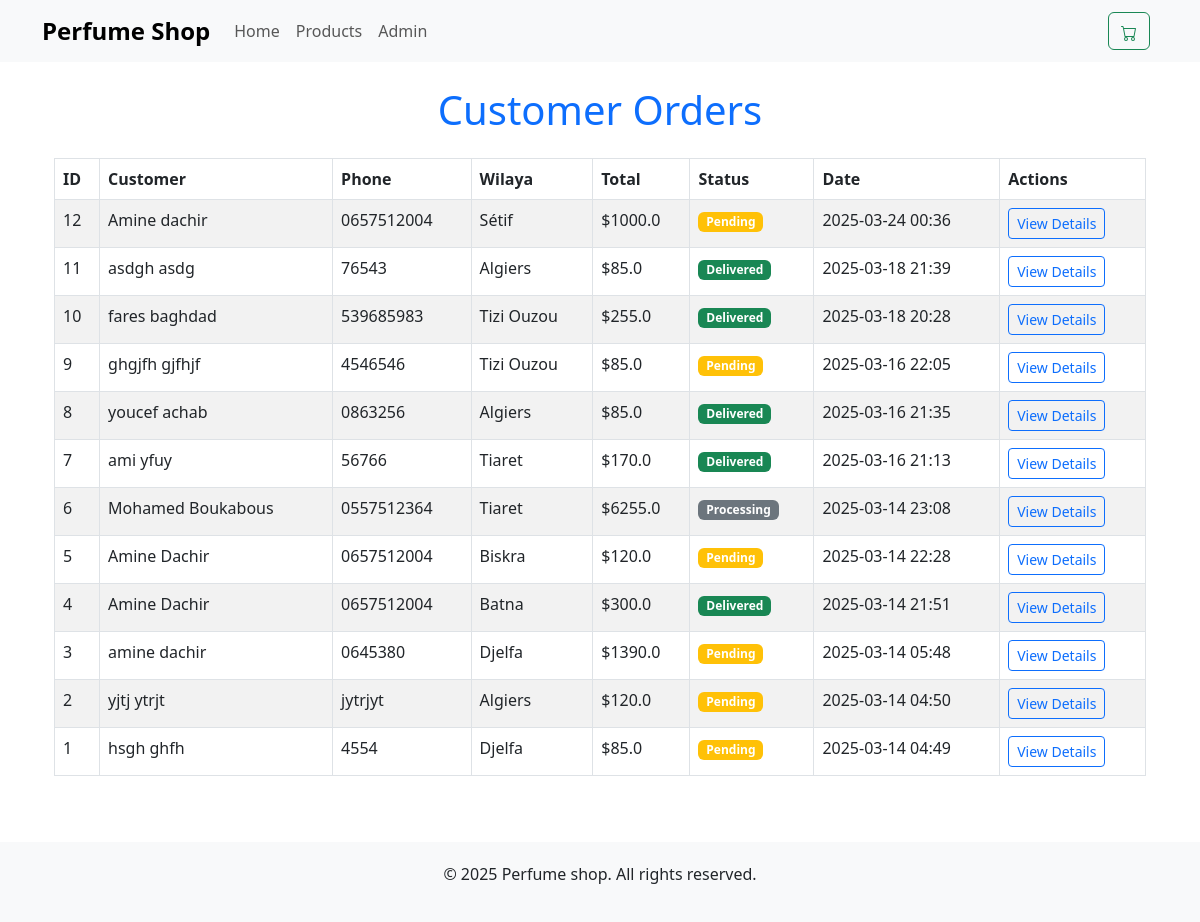
/admin/orders (signed in), run on the app's committed database.
### app.py (models this page shows)
class Order(db.Model):
    id = db.Column(db.Integer, primary_key=True)
    first_name = db.Column(db.String(50), nullable=False)
    last_name = db.Column(db.String(50), nullable=False)
    phone_number = db.Column(db.String(20), nullable=False)
    wilaya = db.Column(db.String(50), nullable=False)
    status = db.Column(db.String(20), default="Pending")
    total_amount = db.Column(db.Float, nullable=False)
    created_at = db.Column(db.DateTime, default=datetime.utcnow)

### app.py (the view)
@app.route('/admin/orders')
def admin_orders():
    if not session.get('admin_logged_in'):
        flash('Please login first', 'warning')
        return redirect(url_for('admin_login'))
    orders = Order.query.order_by(Order.created_at.desc()).all()
    return render_template('admin_orders.html', orders=orders)

### app.py (called while the page is built)
@app.context_processor
def inject_cart_count():
    def get_cart_count():
        cart = session.get('cart', {})
        return sum(item['quantity'] for item in cart.values())
    return dict(get_cart_count=get_cart_count)

### templates/admin_orders.html (shortened to what this page needs)
{% extends "base.html" %}
{% block content %}
<div class="container mt-4">
    <h1 class="mb-4 text-center text-primary">Customer Orders</h1>
    {% if orders %}
        <div class="table-responsive">
            <table class="table table-striped table-bordered">
                <thead>
                    <tr>
                        <th>ID</th>
                        <th>Customer</th>
                        <th>Phone</th>
                        <th>Wilaya</th>
                        <th>Total</th>
                        <th>Status</th>
                        <th>Date</th>
                        <th>Actions</th>
                    </tr>
                </thead>
                <tbody>
                    {% for order in orders %}
                    <tr>
                        <td>{{ order.id }}</td>
                        <td>{{ order.first_name }} {{ order.last_name }}</td>
                        <td>{{ order.phone_number }}</td>
                        <td>{{ order.wilaya }}</td>
                        <td>${{ order.total_amount }}</td>
                        <td>
                            <span class="badge bg-{% if order.status == 'Pending' %}warning{% elif order.status == 'Shipped' %}info{% elif order.status == 'Delivered' %}success{% else %}secondary{% endif %}">
                                {{ order.status }}
                            </span>
                        </td>
                        <td>{{ order.created_at.strftime('%Y-%m-%d %H:%M') }}</td>
                        <td>
                            <a href="{{ url_for('admin_order_detail', order_id=order.id) }}" class="btn btn-outline-primary btn-sm">
                                View Details
                            </a>
                        </td>
                    </tr>
                    {% endfor %}
                </tbody>
            </table>
        </div>
    {% else %}
        <div class="alert alert-info">No orders have been placed yet.</div>
    {% endif %}
</div>
{% endblock %}

### data on the page
Order: id "12", first_name "Amine", last_name "dachir", phone_number "0657512004", wilaya "Sétif", total_amount "1000.0", status "Pending", created_at "2025-03-24 00:36"
Order: id "11", first_name "asdgh", last_name "asdg", phone_number "76543", wilaya "Algiers", total_amount "85.0", status "Delivered", created_at "2025-03-18 21:39"
Order: id "10", first_name "fares", last_name "baghdad", phone_number "539685983", wilaya "Tizi Ouzou", total_amount "255.0", status "Delivered", created_at "2025-03-18 20:28"
Order: id "9", first_name "ghgjfh", last_name "gjfhjf", phone_number "4546546", wilaya "Tizi Ouzou", total_amount "85.0", status "Pending", created_at "2025-03-16 22:05"
Order: id "8", first_name "youcef", last_name "achab", phone_number "0863256", wilaya "Algiers", total_amount "85.0", status "Delivered", created_at "2025-03-16 21:35"
Order: id "7", first_name "ami", last_name "yfuy", phone_number "56766", wilaya "Tiaret", total_amount "170.0", status "Delivered", created_at "2025-03-16 21:13"
Order: id "6", first_name "Mohamed", last_name "Boukabous", phone_number "0557512364", wilaya "Tiaret", total_amount "6255.0", status "Processing", created_at "2025-03-14 23:08"
Order: id "5", first_name "Amine", last_name "Dachir", phone_number "0657512004", wilaya "Biskra", total_amount "120.0", status "Pending", created_at "2025-03-14 22:28"
Order: id "4", first_name "Amine", last_name "Dachir", phone_number "0657512004", wilaya "Batna", total_amount "300.0", status "Delivered", created_at "2025-03-14 21:51"
Order: id "3", first_name "amine", last_name "dachir", phone_number "0645380", wilaya "Djelfa", total_amount "1390.0", status "Pending", created_at "2025-03-14 05:48"
Order: id "2", first_name "yjtj", last_name "ytrjt", phone_number "jytrjyt", wilaya "Algiers", total_amount "120.0", status "Pending", created_at "2025-03-14 04:50"
Order: id "1", first_name "hsgh", last_name "ghfh", phone_number "4554", wilaya "Djelfa", total_amount "85.0", status "Pending", created_at "2025-03-14 04:49"
